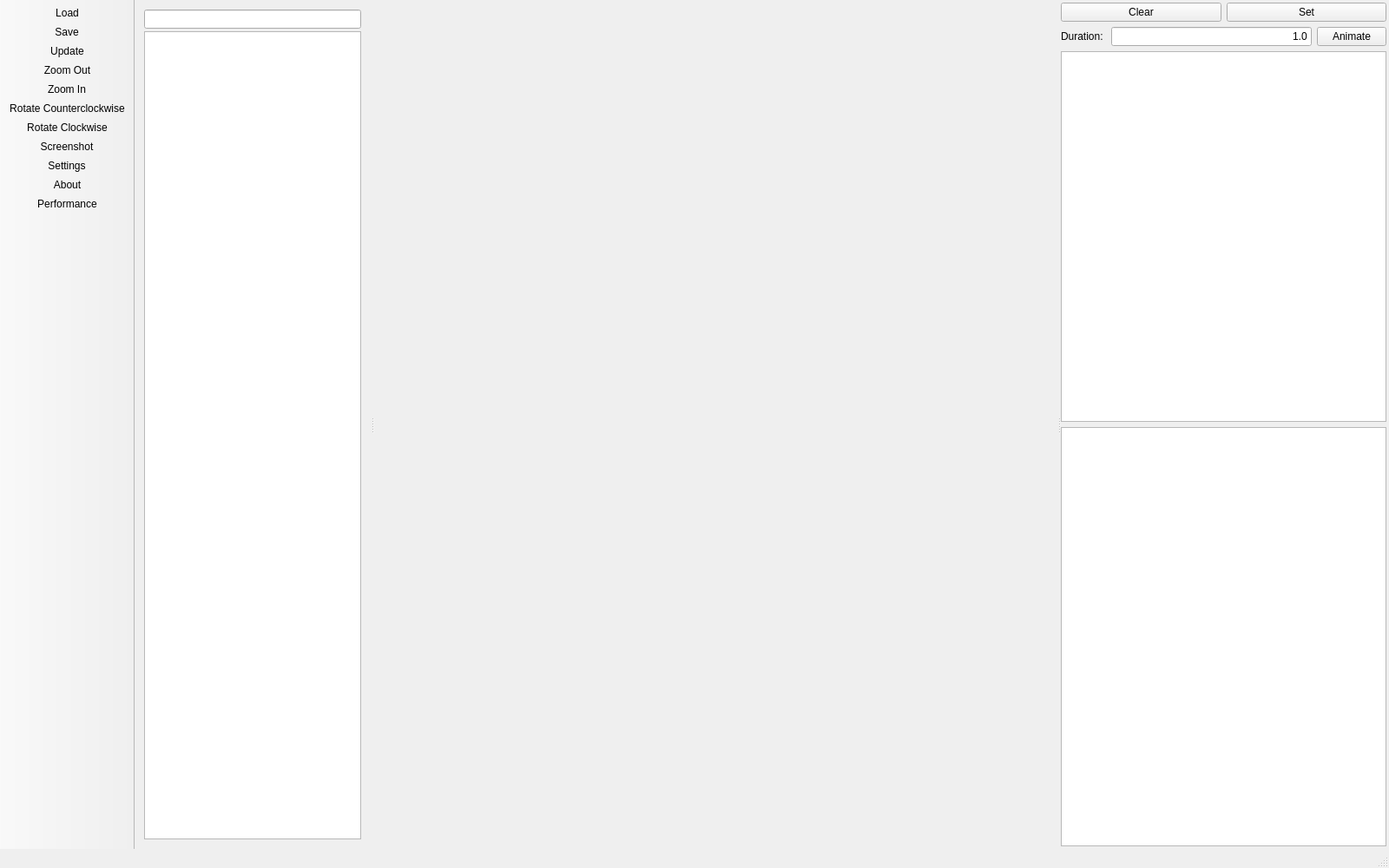
<?xml version="1.0" encoding="UTF-8"?>
<ui version="4.0">
 <class>MainWindow</class>
 <widget class="QMainWindow" name="MainWindow">
  <property name="geometry">
   <rect>
    <x>0</x>
    <y>0</y>
    <width>1600</width>
    <height>1000</height>
   </rect>
  </property>
  <property name="sizePolicy">
   <sizepolicy hsizetype="Preferred" vsizetype="Preferred">
    <horstretch>1</horstretch>
    <verstretch>1</verstretch>
   </sizepolicy>
  </property>
  <property name="minimumSize">
   <size>
    <width>1200</width>
    <height>800</height>
   </size>
  </property>
  <property name="windowTitle">
   <string>Stagehand</string>
  </property>
  <property name="animated">
   <bool>true</bool>
  </property>
  <widget class="QWidget" name="centralWidget">
   <property name="sizePolicy">
    <sizepolicy hsizetype="Preferred" vsizetype="Preferred">
     <horstretch>1</horstretch>
     <verstretch>0</verstretch>
    </sizepolicy>
   </property>
   <layout class="QFormLayout" name="formLayout">
    <property name="verticalSpacing">
     <number>3</number>
    </property>
    <property name="leftMargin">
     <number>0</number>
    </property>
    <property name="topMargin">
     <number>0</number>
    </property>
    <property name="rightMargin">
     <number>0</number>
    </property>
    <property name="bottomMargin">
     <number>0</number>
    </property>
    <item row="0" column="0" colspan="2">
     <widget class="QSplitter" name="splitter">
      <property name="sizePolicy">
       <sizepolicy hsizetype="Expanding" vsizetype="Expanding">
        <horstretch>1</horstretch>
        <verstretch>1</verstretch>
       </sizepolicy>
      </property>
      <property name="frameShape">
       <enum>QFrame::NoFrame</enum>
      </property>
      <property name="orientation">
       <enum>Qt::Horizontal</enum>
      </property>
      <widget class="QWidget" name="verticalLayoutWidget_3">
       <layout class="QVBoxLayout" name="verticalLayout_2" stretch="1,1">
        <property name="spacing">
         <number>3</number>
        </property>
        <item>
         <widget class="QLineEdit" name="treeSearch"/>
        </item>
        <item>
         <widget class="QTreeView" name="treeView">
          <property name="sizePolicy">
           <sizepolicy hsizetype="Expanding" vsizetype="Expanding">
            <horstretch>1</horstretch>
            <verstretch>1</verstretch>
           </sizepolicy>
          </property>
          <property name="minimumSize">
           <size>
            <width>250</width>
            <height>0</height>
           </size>
          </property>
          <property name="sizeAdjustPolicy">
           <enum>QAbstractScrollArea::AdjustToContents</enum>
          </property>
          <property name="editTriggers">
           <set>QAbstractItemView::NoEditTriggers</set>
          </property>
          <property name="alternatingRowColors">
           <bool>true</bool>
          </property>
          <property name="verticalScrollMode">
           <enum>QAbstractItemView::ScrollPerItem</enum>
          </property>
          <property name="indentation">
           <number>10</number>
          </property>
          <attribute name="headerVisible">
           <bool>false</bool>
          </attribute>
          <attribute name="headerDefaultSectionSize">
           <number>400</number>
          </attribute>
          <attribute name="headerMinimumSectionSize">
           <number>200</number>
          </attribute>
          <attribute name="headerStretchLastSection">
           <bool>true</bool>
          </attribute>
         </widget>
        </item>
       </layout>
      </widget>
      <widget class="QWidget" name="gridWidget" native="true">
       <property name="sizePolicy">
        <sizepolicy hsizetype="Preferred" vsizetype="Preferred">
         <horstretch>1</horstretch>
         <verstretch>1</verstretch>
        </sizepolicy>
       </property>
       <layout class="QVBoxLayout" name="glParent2">
        <property name="leftMargin">
         <number>2</number>
        </property>
        <property name="topMargin">
         <number>2</number>
        </property>
        <property name="rightMargin">
         <number>2</number>
        </property>
        <property name="bottomMargin">
         <number>2</number>
        </property>
        <item>
         <widget class="GLWidget" name="glWidget" native="true"/>
        </item>
       </layout>
      </widget>
      <widget class="QWidget" name="verticalLayoutWidget">
       <layout class="QVBoxLayout" name="verticalLayout_4">
        <property name="leftMargin">
         <number>0</number>
        </property>
        <property name="topMargin">
         <number>3</number>
        </property>
        <property name="rightMargin">
         <number>3</number>
        </property>
        <property name="bottomMargin">
         <number>3</number>
        </property>
        <item>
         <widget class="QWidget" name="updatePanel" native="true">
          <property name="sizePolicy">
           <sizepolicy hsizetype="Preferred" vsizetype="Preferred">
            <horstretch>1</horstretch>
            <verstretch>1</verstretch>
           </sizepolicy>
          </property>
          <property name="minimumSize">
           <size>
            <width>0</width>
            <height>180</height>
           </size>
          </property>
          <layout class="QVBoxLayout" name="verticalLayout">
           <property name="leftMargin">
            <number>0</number>
           </property>
           <property name="topMargin">
            <number>0</number>
           </property>
           <property name="rightMargin">
            <number>0</number>
           </property>
           <property name="bottomMargin">
            <number>0</number>
           </property>
           <item>
            <layout class="QHBoxLayout" name="horizontalLayout" stretch="0,0">
             <property name="spacing">
              <number>6</number>
             </property>
             <item>
              <widget class="QPushButton" name="clearButton">
               <property name="text">
                <string>Clear</string>
               </property>
              </widget>
             </item>
             <item>
              <widget class="QPushButton" name="sendButton">
               <property name="text">
                <string>Set</string>
               </property>
              </widget>
             </item>
            </layout>
           </item>
           <item>
            <layout class="QHBoxLayout" name="horizontalLayout_2">
             <property name="leftMargin">
              <number>0</number>
             </property>
             <property name="topMargin">
              <number>0</number>
             </property>
             <item>
              <widget class="QLabel" name="label">
               <property name="text">
                <string>Duration: </string>
               </property>
              </widget>
             </item>
             <item>
              <widget class="QLineEdit" name="durationEdit">
               <property name="text">
                <string>1.0</string>
               </property>
               <property name="alignment">
                <set>Qt::AlignRight|Qt::AlignTrailing|Qt::AlignVCenter</set>
               </property>
              </widget>
             </item>
             <item>
              <widget class="QPushButton" name="animateButton">
               <property name="text">
                <string>Animate</string>
               </property>
              </widget>
             </item>
            </layout>
           </item>
           <item>
            <widget class="QTableView" name="tableViewUpdate">
             <property name="sizePolicy">
              <sizepolicy hsizetype="Expanding" vsizetype="Expanding">
               <horstretch>1</horstretch>
               <verstretch>1</verstretch>
              </sizepolicy>
             </property>
             <property name="frameShape">
              <enum>QFrame::StyledPanel</enum>
             </property>
             <property name="frameShadow">
              <enum>QFrame::Sunken</enum>
             </property>
             <property name="lineWidth">
              <number>1</number>
             </property>
             <property name="midLineWidth">
              <number>1</number>
             </property>
             <property name="verticalScrollBarPolicy">
              <enum>Qt::ScrollBarAsNeeded</enum>
             </property>
             <property name="horizontalScrollBarPolicy">
              <enum>Qt::ScrollBarAsNeeded</enum>
             </property>
             <property name="alternatingRowColors">
              <bool>true</bool>
             </property>
             <property name="showGrid">
              <bool>true</bool>
             </property>
             <property name="gridStyle">
              <enum>Qt::NoPen</enum>
             </property>
             <attribute name="horizontalHeaderVisible">
              <bool>false</bool>
             </attribute>
             <attribute name="horizontalHeaderStretchLastSection">
              <bool>true</bool>
             </attribute>
             <attribute name="verticalHeaderVisible">
              <bool>false</bool>
             </attribute>
            </widget>
           </item>
          </layout>
         </widget>
        </item>
        <item>
         <widget class="QTableView" name="tableView">
          <property name="sizePolicy">
           <sizepolicy hsizetype="MinimumExpanding" vsizetype="Expanding">
            <horstretch>1</horstretch>
            <verstretch>1</verstretch>
           </sizepolicy>
          </property>
          <property name="minimumSize">
           <size>
            <width>375</width>
            <height>0</height>
           </size>
          </property>
          <property name="font">
           <font>
            <pointsize>10</pointsize>
           </font>
          </property>
          <property name="frameShape">
           <enum>QFrame::StyledPanel</enum>
          </property>
          <property name="frameShadow">
           <enum>QFrame::Sunken</enum>
          </property>
          <property name="lineWidth">
           <number>1</number>
          </property>
          <property name="verticalScrollBarPolicy">
           <enum>Qt::ScrollBarAsNeeded</enum>
          </property>
          <property name="horizontalScrollBarPolicy">
           <enum>Qt::ScrollBarAsNeeded</enum>
          </property>
          <property name="sizeAdjustPolicy">
           <enum>QAbstractScrollArea::AdjustToContents</enum>
          </property>
          <property name="editTriggers">
           <set>QAbstractItemView::AllEditTriggers</set>
          </property>
          <property name="alternatingRowColors">
           <bool>true</bool>
          </property>
          <property name="gridStyle">
           <enum>Qt::NoPen</enum>
          </property>
          <property name="cornerButtonEnabled">
           <bool>true</bool>
          </property>
          <attribute name="horizontalHeaderVisible">
           <bool>false</bool>
          </attribute>
          <attribute name="horizontalHeaderDefaultSectionSize">
           <number>100</number>
          </attribute>
          <attribute name="horizontalHeaderStretchLastSection">
           <bool>true</bool>
          </attribute>
          <attribute name="verticalHeaderVisible">
           <bool>false</bool>
          </attribute>
          <attribute name="verticalHeaderDefaultSectionSize">
           <number>30</number>
          </attribute>
         </widget>
        </item>
       </layout>
      </widget>
     </widget>
    </item>
   </layout>
  </widget>
  <widget class="QToolBar" name="mainToolBar">
   <property name="sizePolicy">
    <sizepolicy hsizetype="Fixed" vsizetype="Preferred">
     <horstretch>0</horstretch>
     <verstretch>0</verstretch>
    </sizepolicy>
   </property>
   <property name="movable">
    <bool>false</bool>
   </property>
   <property name="floatable">
    <bool>false</bool>
   </property>
   <attribute name="toolBarArea">
    <enum>LeftToolBarArea</enum>
   </attribute>
   <attribute name="toolBarBreak">
    <bool>false</bool>
   </attribute>
   <addaction name="actionLoad"/>
   <addaction name="actionSave"/>
   <addaction name="actionUpdate"/>
   <addaction name="actionZoom_Out"/>
   <addaction name="actionZoom_In"/>
   <addaction name="actionRotate_Left"/>
   <addaction name="actionRotate_Right"/>
   <addaction name="actionScreenshot"/>
   <addaction name="actionSettings"/>
   <addaction name="actionAbout"/>
   <addaction name="actionPerformance"/>
  </widget>
  <widget class="QStatusBar" name="statusBar"/>
  <action name="actionLoad">
   <property name="icon">
    <iconset resource="../resources/stagehand.qrc">
     <normaloff>:/stagehand/Open.png</normaloff>:/stagehand/Open.png</iconset>
   </property>
   <property name="text">
    <string>Load</string>
   </property>
   <property name="toolTip">
    <string>Load saved file</string>
   </property>
  </action>
  <action name="actionSave">
   <property name="icon">
    <iconset>
     <normalon>:/stagehand/Save.png</normalon>
    </iconset>
   </property>
   <property name="text">
    <string>Save</string>
   </property>
  </action>
  <action name="actionUpdate">
   <property name="icon">
    <iconset>
     <normalon>:/stagehand/Refresh.png</normalon>
    </iconset>
   </property>
   <property name="text">
    <string>Update</string>
   </property>
  </action>
  <action name="actionZoom_In">
   <property name="icon">
    <iconset resource="../resources/stagehand.qrc">
     <normaloff>:/stagehand/ZoomIn.png</normaloff>
     <normalon>../../../Downloads/1404906137_519953-014_ZoomIn.png</normalon>:/stagehand/ZoomIn.png</iconset>
   </property>
   <property name="text">
    <string>Zoom In</string>
   </property>
  </action>
  <action name="actionZoom_Out">
   <property name="icon">
    <iconset resource="../resources/stagehand.qrc">
     <normaloff>:/stagehand/ZoomOut.png</normaloff>:/stagehand/ZoomOut.png</iconset>
   </property>
   <property name="text">
    <string>Zoom Out</string>
   </property>
  </action>
  <action name="actionScreenshot">
   <property name="checkable">
    <bool>true</bool>
   </property>
   <property name="icon">
    <iconset>
     <normalon>:/stagehand/Screenshot.png</normalon>
    </iconset>
   </property>
   <property name="text">
    <string>Screenshot</string>
   </property>
   <property name="toolTip">
    <string>Show/Hide Screenshot</string>
   </property>
  </action>
  <action name="actionAbout">
   <property name="icon">
    <iconset resource="../resources/stagehand.qrc">
     <normaloff>:/stagehand/information.png</normaloff>:/stagehand/information.png</iconset>
   </property>
   <property name="text">
    <string>About</string>
   </property>
  </action>
  <action name="actionSettings">
   <property name="icon">
    <iconset resource="../resources/stagehand.qrc">
     <normaloff>:/stagehand/settings.png</normaloff>
     <normalon>:/stagehand/settings.png</normalon>:/stagehand/settings.png</iconset>
   </property>
   <property name="text">
    <string>Settings</string>
   </property>
  </action>
  <action name="actionPerformance">
   <property name="enabled">
    <bool>true</bool>
   </property>
   <property name="text">
    <string>Performance</string>
   </property>
   <property name="toolTip">
    <string>performance viewer</string>
   </property>
   <property name="visible">
    <bool>true</bool>
   </property>
  </action>
  <action name="actionRotate_Right">
   <property name="icon">
    <iconset resource="../resources/stagehand.qrc">
     <normaloff>:/stagehand/sub_black_rotate_cw.png</normaloff>:/stagehand/sub_black_rotate_cw.png</iconset>
   </property>
   <property name="text">
    <string>Rotate Clockwise</string>
   </property>
  </action>
  <action name="actionRotate_Left">
   <property name="icon">
    <iconset resource="../resources/stagehand.qrc">
     <normaloff>:/stagehand/sub_black_rotate_ccw.png</normaloff>:/stagehand/sub_black_rotate_ccw.png</iconset>
   </property>
   <property name="text">
    <string>Rotate Counterclockwise</string>
   </property>
  </action>
 </widget>
 <layoutdefault spacing="6" margin="11"/>
 <customwidgets>
  <customwidget>
   <class>GLWidget</class>
   <extends>QWidget</extends>
   <header>glwidget.h</header>
  </customwidget>
 </customwidgets>
 <resources>
  <include location="../resources/stagehand.qrc"/>
 </resources>
 <connections>
  <connection>
   <sender>actionLoad</sender>
   <signal>triggered()</signal>
   <receiver>MainWindow</receiver>
   <slot>loadFile()</slot>
   <hints>
    <hint type="sourcelabel">
     <x>-1</x>
     <y>-1</y>
    </hint>
    <hint type="destinationlabel">
     <x>521</x>
     <y>379</y>
    </hint>
   </hints>
  </connection>
  <connection>
   <sender>actionSave</sender>
   <signal>triggered()</signal>
   <receiver>MainWindow</receiver>
   <slot>saveFile()</slot>
   <hints>
    <hint type="sourcelabel">
     <x>-1</x>
     <y>-1</y>
    </hint>
    <hint type="destinationlabel">
     <x>479</x>
     <y>386</y>
    </hint>
   </hints>
  </connection>
  <connection>
   <sender>actionUpdate</sender>
   <signal>triggered()</signal>
   <receiver>MainWindow</receiver>
   <slot>updateScene()</slot>
   <hints>
    <hint type="sourcelabel">
     <x>-1</x>
     <y>-1</y>
    </hint>
    <hint type="destinationlabel">
     <x>479</x>
     <y>386</y>
    </hint>
   </hints>
  </connection>
  <connection>
   <sender>actionZoom_In</sender>
   <signal>triggered()</signal>
   <receiver>MainWindow</receiver>
   <slot>zoomIn()</slot>
   <hints>
    <hint type="sourcelabel">
     <x>-1</x>
     <y>-1</y>
    </hint>
    <hint type="destinationlabel">
     <x>479</x>
     <y>386</y>
    </hint>
   </hints>
  </connection>
  <connection>
   <sender>actionZoom_Out</sender>
   <signal>triggered()</signal>
   <receiver>MainWindow</receiver>
   <slot>zoomOut()</slot>
   <hints>
    <hint type="sourcelabel">
     <x>-1</x>
     <y>-1</y>
    </hint>
    <hint type="destinationlabel">
     <x>479</x>
     <y>386</y>
    </hint>
   </hints>
  </connection>
  <connection>
   <sender>actionScreenshot</sender>
   <signal>toggled(bool)</signal>
   <receiver>MainWindow</receiver>
   <slot>showScreenShot(bool)</slot>
   <hints>
    <hint type="sourcelabel">
     <x>-1</x>
     <y>-1</y>
    </hint>
    <hint type="destinationlabel">
     <x>479</x>
     <y>386</y>
    </hint>
   </hints>
  </connection>
  <connection>
   <sender>actionAbout</sender>
   <signal>triggered()</signal>
   <receiver>MainWindow</receiver>
   <slot>aboutStagehand()</slot>
   <hints>
    <hint type="sourcelabel">
     <x>-1</x>
     <y>-1</y>
    </hint>
    <hint type="destinationlabel">
     <x>499</x>
     <y>389</y>
    </hint>
   </hints>
  </connection>
  <connection>
   <sender>actionSettings</sender>
   <signal>triggered()</signal>
   <receiver>MainWindow</receiver>
   <slot>editSettings()</slot>
   <hints>
    <hint type="sourcelabel">
     <x>-1</x>
     <y>-1</y>
    </hint>
    <hint type="destinationlabel">
     <x>499</x>
     <y>389</y>
    </hint>
   </hints>
  </connection>
  <connection>
   <sender>actionPerformance</sender>
   <signal>triggered()</signal>
   <receiver>MainWindow</receiver>
   <slot>performanceViewer()</slot>
   <hints>
    <hint type="sourcelabel">
     <x>-1</x>
     <y>-1</y>
    </hint>
    <hint type="destinationlabel">
     <x>499</x>
     <y>389</y>
    </hint>
   </hints>
  </connection>
  <connection>
   <sender>actionRotate_Left</sender>
   <signal>triggered()</signal>
   <receiver>MainWindow</receiver>
   <slot>rotateLeft()</slot>
   <hints>
    <hint type="sourcelabel">
     <x>-1</x>
     <y>-1</y>
    </hint>
    <hint type="destinationlabel">
     <x>499</x>
     <y>389</y>
    </hint>
   </hints>
  </connection>
  <connection>
   <sender>actionRotate_Right</sender>
   <signal>triggered()</signal>
   <receiver>MainWindow</receiver>
   <slot>rotateRight()</slot>
   <hints>
    <hint type="sourcelabel">
     <x>-1</x>
     <y>-1</y>
    </hint>
    <hint type="destinationlabel">
     <x>499</x>
     <y>389</y>
    </hint>
   </hints>
  </connection>
 </connections>
 <slots>
  <slot>loadFile()</slot>
  <slot>saveFile()</slot>
  <slot>updateScene()</slot>
  <slot>zoomIn()</slot>
  <slot>zoomOut()</slot>
  <slot>showScreenShot(bool)</slot>
  <slot>aboutStagehand()</slot>
  <slot>editSettings()</slot>
  <slot>performanceViewer()</slot>
  <slot>rotateRight()</slot>
  <slot>rotateLeft()</slot>
 </slots>
</ui>
